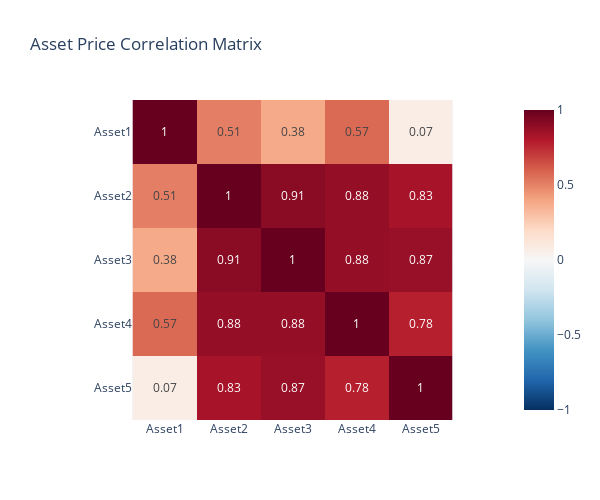

Notebook cell for this chart:
### Markdown cell above
<h2 style="color: #FF6347;">Correlation Matrix Calculation.</h2>

### Code cell
corr_matrix = df_asset_price.drop('date', axis=1).corr()

fig = px.imshow(
    corr_matrix.apply(lambda x: round(x, 2)),
    text_auto=True, 
    color_continuous_scale='RdBu_r',  
    zmin=-1,  
    zmax=1, 
    title='Asset Price Correlation Matrix'
)

fig.update_layout(
    width=600,
    height=500
)

fig.show()

### Figure 1 — Plotly figure (JSON) as saved in the notebook; plotly's stock layout.template omitted (floating-point values rounded to 4 significant figures)
{"data": [{"coloraxis": "coloraxis", "hovertemplate": "x: %{x}<br>y: %{y}<br>color: %{z}<extra></extra>", "name": "0", "texttemplate": "%{z}", "type": "heatmap", "x": ["Asset1", "Asset2", "Asset3", "Asset4", "Asset5"], "xaxis": "x", "y": ["Asset1", "Asset2", "Asset3", "Asset4", "Asset5"], "yaxis": "y", "z": [[1.0, 0.51, 0.38, 0.57, 0.07], [0.51, 1.0, 0.91, 0.88, 0.83], [0.38, 0.91, 1.0, 0.88, 0.87], [0.57, 0.88, 0.88, 1.0, 0.78], [0.07, 0.83, 0.87, 0.78, 1.0]]}], "layout": {"coloraxis": {"cmax": 1, "cmin": -1, "colorscale": [[0, "rgb(5,48,97)"], [0.1, "rgb(33,102,172)"], [0.2, "rgb(67,147,195)"], [0.3, "rgb(146,197,222)"], [0.4, "rgb(209,229,240)"], [0.5, "rgb(247,247,247)"], [0.6, "rgb(253,219,199)"], [0.7, "rgb(244,165,130)"], [0.8, "rgb(214,96,77)"], [0.9, "rgb(178,24,43)"], [1, "rgb(103,0,31)"]]}, "height": 500, "title": {"text": "Asset Price Correlation Matrix"}, "width": 600, "xaxis": {"anchor": "y", "constrain": "domain", "domain": [0, 1], "scaleanchor": "y"}, "yaxis": {"anchor": "x", "autorange": "reversed", "constrain": "domain", "domain": [0, 1]}}}
